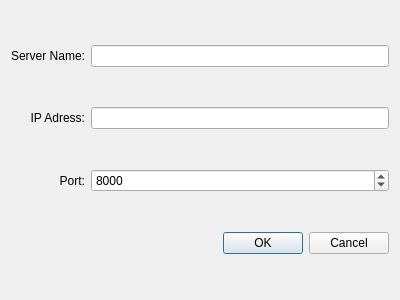
<?xml version="1.0" encoding="UTF-8"?>
<ui version="4.0">
 <class>AddIndexServerDialog</class>
 <widget class="QDialog" name="AddIndexServerDialog">
  <property name="windowModality">
   <enum>Qt::ApplicationModal</enum>
  </property>
  <property name="geometry">
   <rect>
    <x>0</x>
    <y>0</y>
    <width>400</width>
    <height>300</height>
   </rect>
  </property>
  <property name="windowTitle">
   <string>Add Index Server</string>
  </property>
  <property name="modal">
   <bool>true</bool>
  </property>
  <layout class="QGridLayout" name="gridLayout">
   <item row="0" column="0">
    <widget class="QLabel" name="label">
     <property name="text">
      <string>Server Name:</string>
     </property>
     <property name="alignment">
      <set>Qt::AlignRight|Qt::AlignTrailing|Qt::AlignVCenter</set>
     </property>
    </widget>
   </item>
   <item row="0" column="1">
    <widget class="QLineEdit" name="txtName"/>
   </item>
   <item row="1" column="0">
    <widget class="QLabel" name="label_2">
     <property name="text">
      <string>IP Adress:</string>
     </property>
     <property name="alignment">
      <set>Qt::AlignRight|Qt::AlignTrailing|Qt::AlignVCenter</set>
     </property>
    </widget>
   </item>
   <item row="1" column="1">
    <widget class="QLineEdit" name="txtIp"/>
   </item>
   <item row="2" column="0">
    <widget class="QLabel" name="label_3">
     <property name="text">
      <string>Port:</string>
     </property>
     <property name="alignment">
      <set>Qt::AlignRight|Qt::AlignTrailing|Qt::AlignVCenter</set>
     </property>
    </widget>
   </item>
   <item row="2" column="1">
    <widget class="QSpinBox" name="sbPort">
     <property name="minimum">
      <number>1025</number>
     </property>
     <property name="maximum">
      <number>65535</number>
     </property>
     <property name="value">
      <number>8000</number>
     </property>
    </widget>
   </item>
   <item row="3" column="0" colspan="2">
    <widget class="QDialogButtonBox" name="buttonBox">
     <property name="orientation">
      <enum>Qt::Horizontal</enum>
     </property>
     <property name="standardButtons">
      <set>QDialogButtonBox::Cancel|QDialogButtonBox::Ok</set>
     </property>
    </widget>
   </item>
  </layout>
 </widget>
 <resources/>
 <connections>
  <connection>
   <sender>buttonBox</sender>
   <signal>accepted()</signal>
   <receiver>AddIndexServerDialog</receiver>
   <slot>accept()</slot>
   <hints>
    <hint type="sourcelabel">
     <x>248</x>
     <y>254</y>
    </hint>
    <hint type="destinationlabel">
     <x>157</x>
     <y>274</y>
    </hint>
   </hints>
  </connection>
  <connection>
   <sender>buttonBox</sender>
   <signal>rejected()</signal>
   <receiver>AddIndexServerDialog</receiver>
   <slot>reject()</slot>
   <hints>
    <hint type="sourcelabel">
     <x>295</x>
     <y>252</y>
    </hint>
    <hint type="destinationlabel">
     <x>286</x>
     <y>274</y>
    </hint>
   </hints>
  </connection>
 </connections>
</ui>
